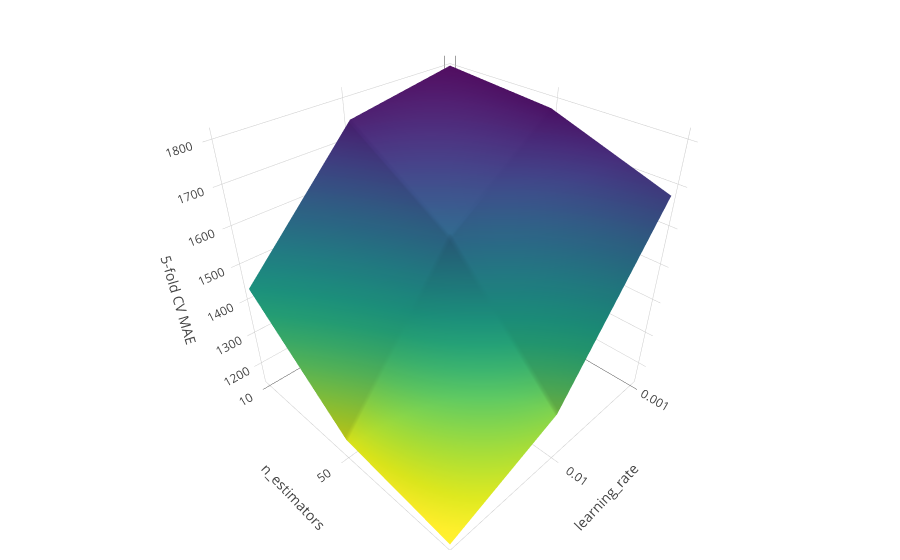

Notebook cell for this chart:
### Markdown cell above
Let's visualize the 5-folded CV MAE. We will use Plotly package with predefined function that produces a surface plot. To check inner workings of the function, you can open it in the github repo.

### Code cell
plot_gs_surface(est, x_axis='learning_rate', y_axis='n_estimators',
                z_axis='5-fold CV MAE', greater_is_better=False)

### Figure 1 — Plotly figure (JSON) as saved in the notebook; plotly's stock layout.template omitted (floating-point values rounded to 4 significant figures)
{"data": [{"colorscale": "Viridis", "reversescale": true, "showscale": false, "type": "surface", "uid": "e3f6210c-bbc3-4406-af9b-a0127672289d", "x": [0, 1, 2], "y": [0, 1, 2], "z": [[1804.0, 1753.0, 1440.0], [1781.0, 1583.0, 1195.0], [1681.0, 1276.0, 1155.0]]}], "layout": {"autosize": false, "dragmode": "turntable", "margin": {"b": 10, "l": 10, "r": 10, "t": 0}, "scene": {"xaxis": {"ticktext": [0.001, 0.01, 0.1], "tickvals": [0, 1, 2], "title": "learning_rate"}, "yaxis": {"ticktext": [10, 50, 250], "tickvals": [0, 1, 2], "title": "n_estimators"}, "zaxis": {"title": "5-fold CV MAE"}}, "showlegend": false}}
